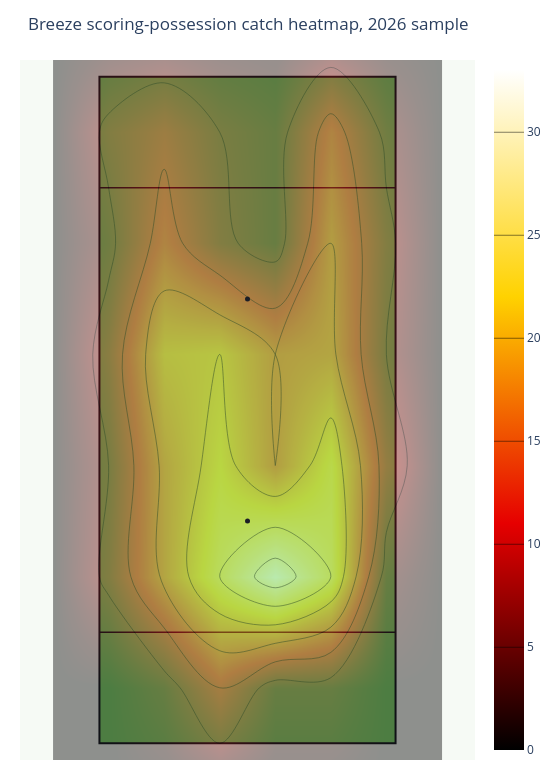

Write notebook code for a chart like this one.
### Markdown cell above
## Catch Location Heatmap

This shows where completed throws in scoring possessions are caught.

### Code cell
heatmap = plot_scoring_heatmap(
    analysis_paths,
    title=f"{TEAM_ID.title()} scoring-possession catch heatmap, {SEASON} sample",
)
heatmap.show()

### Figure 1 — Plotly figure (JSON) as saved in the notebook; plotly's stock layout.template omitted (floating-point values rounded to 4 significant figures; data arrays with more than 128 entries replaced by an {"elided": "..."} marker saying what was removed)
{"data": [{"hoverinfo": "skip", "marker": {"color": "#1B1E26", "size": 5}, "mode": "markers", "showlegend": false, "type": "scatter", "x": [0], "y": [40]}, {"hoverinfo": "skip", "marker": {"color": "#1B1E26", "size": 5}, "mode": "markers", "showlegend": false, "type": "scatter", "x": [0], "y": [80]}, {"colorscale": [[0, "rgb(0,0,0)"], [0.3333, "rgb(230,0,0)"], [0.6667, "rgb(255,210,0)"], [1, "rgb(255,255,255)"]], "contours": {"coloring": "heatmap"}, "name": "Catch density", "opacity": 0.65, "showscale": true, "type": "histogram2dcontour", "x": {"elided": "383 float values"}, "y": {"elided": "383 float values"}}], "layout": {"height": 780, "margin": {"b": 20, "l": 20, "r": 20, "t": 60}, "paper_bgcolor": "white", "plot_bgcolor": "#f6faf5", "shapes": [{"fillcolor": "#86d973", "layer": "below", "line": {"color": "#1B1E26", "width": 2}, "type": "rect", "x0": -26.65, "x1": 26.65, "y0": 0, "y1": 120}, {"layer": "below", "line": {"color": "#1B1E26", "width": 1.5}, "type": "line", "x0": -26.65, "x1": 26.65, "y0": 20, "y1": 20}, {"layer": "below", "line": {"color": "#1B1E26", "width": 1.5}, "type": "line", "x0": -26.65, "x1": 26.65, "y0": 100, "y1": 100}], "title": {"text": "Breeze scoring-possession catch heatmap, 2026 sample"}, "width": 560, "xaxis": {"range": [-31.65, 31.65], "scaleanchor": "y", "scaleratio": 1, "showgrid": false, "visible": false, "zeroline": false}, "yaxis": {"range": [-3, 123], "showgrid": false, "visible": false, "zeroline": false}}}
